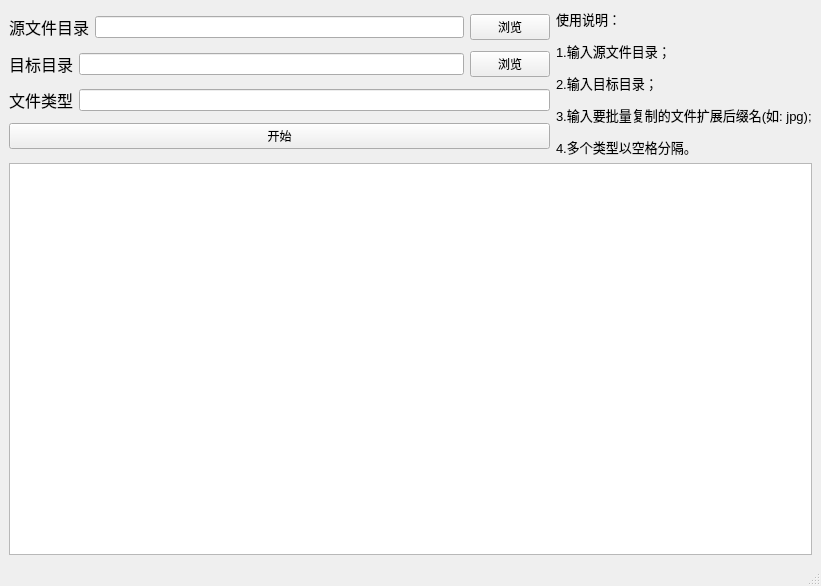
<?xml version="1.0" encoding="UTF-8"?>
<ui version="4.0">
 <class>MainWindow</class>
 <widget class="QMainWindow" name="MainWindow">
  <property name="geometry">
   <rect>
    <x>0</x>
    <y>0</y>
    <width>821</width>
    <height>586</height>
   </rect>
  </property>
  <property name="windowTitle">
   <string>MainWindow</string>
  </property>
  <widget class="QWidget" name="centralwidget">
   <layout class="QGridLayout" name="gridLayout_2">
    <item row="0" column="0">
     <layout class="QGridLayout" name="gridLayout">
      <item row="0" column="0" colspan="3">
       <layout class="QHBoxLayout" name="horizontalLayout">
        <item>
         <widget class="QLabel" name="label1">
          <property name="text">
           <string>&lt;html&gt;&lt;head/&gt;&lt;body&gt;&lt;p&gt;&lt;span style=&quot; font-size:12pt;&quot;&gt;源文件目录&lt;/span&gt;&lt;/p&gt;&lt;/body&gt;&lt;/html&gt;</string>
          </property>
         </widget>
        </item>
        <item>
         <widget class="QLineEdit" name="lineEdit"/>
        </item>
        <item>
         <widget class="QPushButton" name="pushButton2">
          <property name="text">
           <string>浏览</string>
          </property>
         </widget>
        </item>
       </layout>
      </item>
      <item row="1" column="0">
       <widget class="QLabel" name="label2">
        <property name="text">
         <string>&lt;html&gt;&lt;head/&gt;&lt;body&gt;&lt;p&gt;&lt;span style=&quot; font-size:12pt;&quot;&gt;目标目录&lt;/span&gt;&lt;/p&gt;&lt;/body&gt;&lt;/html&gt;</string>
        </property>
       </widget>
      </item>
      <item row="1" column="1">
       <widget class="QLineEdit" name="lineEdit2"/>
      </item>
      <item row="1" column="2">
       <widget class="QPushButton" name="pushButton3">
        <property name="text">
         <string>浏览</string>
        </property>
       </widget>
      </item>
      <item row="2" column="0">
       <widget class="QLabel" name="label3">
        <property name="text">
         <string>&lt;html&gt;&lt;head/&gt;&lt;body&gt;&lt;p&gt;&lt;span style=&quot; font-size:12pt;&quot;&gt;文件类型&lt;/span&gt;&lt;/p&gt;&lt;/body&gt;&lt;/html&gt;</string>
        </property>
       </widget>
      </item>
      <item row="2" column="1" colspan="2">
       <widget class="QLineEdit" name="lineEdit3"/>
      </item>
      <item row="3" column="0" colspan="3">
       <widget class="QPushButton" name="pushButton1">
        <property name="text">
         <string>开始</string>
        </property>
       </widget>
      </item>
     </layout>
    </item>
    <item row="0" column="1">
     <widget class="QLabel" name="label4">
      <property name="text">
       <string>&lt;html&gt;&lt;head/&gt;&lt;body&gt;&lt;p&gt;&lt;span style=&quot; font-size:10pt;&quot;&gt;使用说明：&lt;/span&gt;&lt;/p&gt;&lt;p&gt;&lt;span style=&quot; font-size:10pt;&quot;&gt;1.输入源文件目录；&lt;/span&gt;&lt;/p&gt;&lt;p&gt;&lt;span style=&quot; font-size:10pt;&quot;&gt;2.输入目标目录；&lt;/span&gt;&lt;/p&gt;&lt;p&gt;&lt;span style=&quot; font-size:10pt;&quot;&gt;3.输入要批量复制的文件扩展后缀名(如: jpg);&lt;/span&gt;&lt;/p&gt;&lt;p&gt;&lt;span style=&quot; font-size:10pt;&quot;&gt;4.多个类型以空格分隔。&lt;/span&gt;&lt;/p&gt;&lt;/body&gt;&lt;/html&gt;</string>
      </property>
     </widget>
    </item>
    <item row="1" column="0" colspan="2">
     <widget class="QTextBrowser" name="textBrowser"/>
    </item>
   </layout>
   <widget class="QLabel" name="label_3">
    <property name="geometry">
     <rect>
      <x>82</x>
      <y>230</y>
      <width>72</width>
      <height>15</height>
     </rect>
    </property>
    <property name="text">
     <string/>
    </property>
   </widget>
  </widget>
  <widget class="QMenuBar" name="menubar">
   <property name="geometry">
    <rect>
     <x>0</x>
     <y>0</y>
     <width>821</width>
     <height>26</height>
    </rect>
   </property>
  </widget>
  <widget class="QStatusBar" name="statusbar"/>
  <action name="actionhelp">
   <property name="text">
    <string>说明</string>
   </property>
  </action>
 </widget>
 <resources/>
 <connections/>
</ui>
